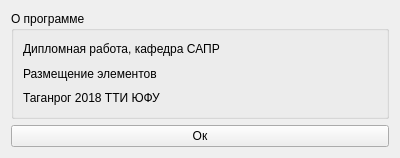
<?xml version="1.0" encoding="UTF-8"?>
<ui version="4.0">
 <class>AboutForm</class>
 <widget class="QWidget" name="AboutForm">
  <property name="geometry">
   <rect>
    <x>0</x>
    <y>0</y>
    <width>400</width>
    <height>158</height>
   </rect>
  </property>
  <property name="windowTitle">
   <string>О программе</string>
  </property>
  <layout class="QVBoxLayout" name="verticalLayout">
   <item>
    <widget class="QGroupBox" name="aboutGroupBox">
     <property name="title">
      <string>О программе</string>
     </property>
     <layout class="QVBoxLayout" name="verticalLayout_2">
      <item>
       <widget class="QLabel" name="diplomLabel">
        <property name="text">
         <string>Дипломная работа, кафедра САПР</string>
        </property>
       </widget>
      </item>
      <item>
       <widget class="QLabel" name="titleLabel">
        <property name="text">
         <string>Размещение элементов</string>
        </property>
       </widget>
      </item>
      <item>
       <widget class="QLabel" name="dateLabel">
        <property name="text">
         <string>Таганрог 2018 ТТИ ЮФУ</string>
        </property>
       </widget>
      </item>
     </layout>
    </widget>
   </item>
   <item>
    <widget class="QPushButton" name="okPushButton">
     <property name="text">
      <string>Ок</string>
     </property>
    </widget>
   </item>
  </layout>
 </widget>
 <resources/>
 <connections/>
</ui>
